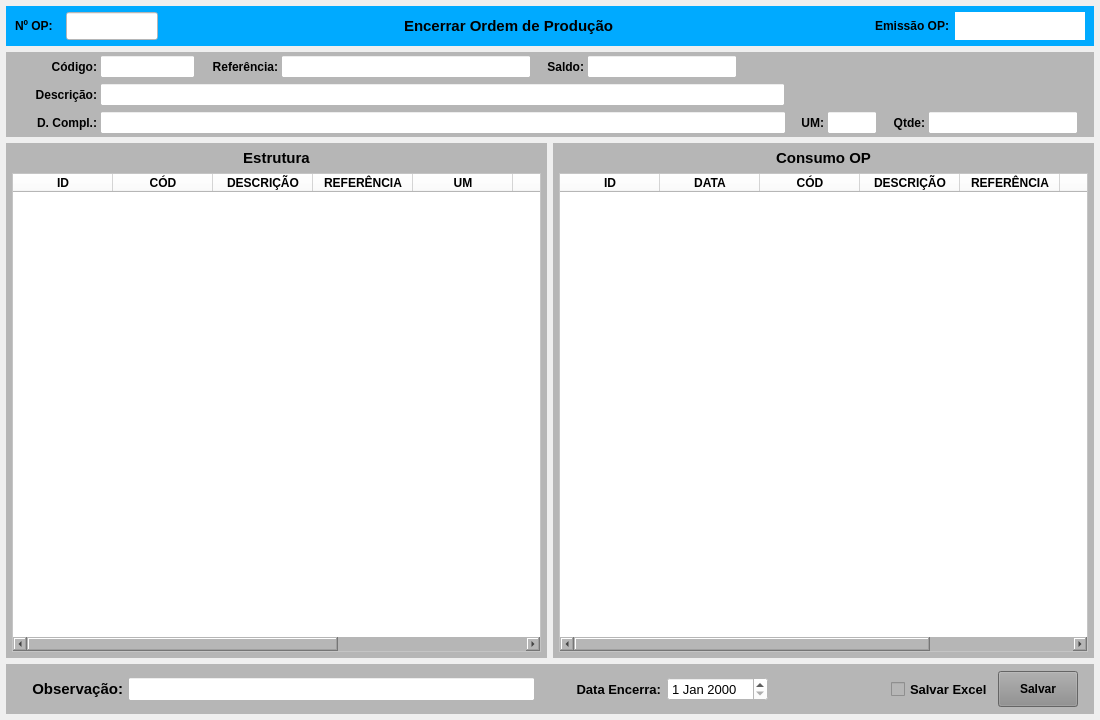
<?xml version="1.0" encoding="UTF-8"?>
<ui version="4.0">
 <class>MainWindow</class>
 <widget class="QMainWindow" name="MainWindow">
  <property name="geometry">
   <rect>
    <x>0</x>
    <y>0</y>
    <width>1100</width>
    <height>720</height>
   </rect>
  </property>
  <property name="windowTitle">
   <string>Encerrar OP</string>
  </property>
  <widget class="QWidget" name="centralwidget">
   <layout class="QVBoxLayout" name="verticalLayout">
    <property name="spacing">
     <number>6</number>
    </property>
    <property name="leftMargin">
     <number>6</number>
    </property>
    <property name="topMargin">
     <number>6</number>
    </property>
    <property name="rightMargin">
     <number>6</number>
    </property>
    <property name="bottomMargin">
     <number>6</number>
    </property>
    <item>
     <widget class="QWidget" name="widget_cabecalho" native="true">
      <property name="sizePolicy">
       <sizepolicy hsizetype="Preferred" vsizetype="Fixed">
        <horstretch>0</horstretch>
        <verstretch>0</verstretch>
       </sizepolicy>
      </property>
      <property name="minimumSize">
       <size>
        <width>0</width>
        <height>40</height>
       </size>
      </property>
      <property name="maximumSize">
       <size>
        <width>16777215</width>
        <height>40</height>
       </size>
      </property>
      <property name="styleSheet">
       <string notr="true">background-color: rgb(0, 170, 255);</string>
      </property>
      <layout class="QHBoxLayout" name="horizontalLayout">
       <property name="topMargin">
        <number>6</number>
       </property>
       <property name="bottomMargin">
        <number>6</number>
       </property>
       <item>
        <widget class="QLabel" name="label_3">
         <property name="sizePolicy">
          <sizepolicy hsizetype="Minimum" vsizetype="Preferred">
           <horstretch>0</horstretch>
           <verstretch>0</verstretch>
          </sizepolicy>
         </property>
         <property name="minimumSize">
          <size>
           <width>45</width>
           <height>0</height>
          </size>
         </property>
         <property name="maximumSize">
          <size>
           <width>45</width>
           <height>16777215</height>
          </size>
         </property>
         <property name="font">
          <font>
           <pointsize>9</pointsize>
           <weight>75</weight>
           <bold>true</bold>
          </font>
         </property>
         <property name="text">
          <string>Nº OP:</string>
         </property>
         <property name="alignment">
          <set>Qt::AlignLeading|Qt::AlignLeft|Qt::AlignVCenter</set>
         </property>
        </widget>
       </item>
       <item>
        <widget class="QLineEdit" name="line_Num_OP">
         <property name="sizePolicy">
          <sizepolicy hsizetype="Fixed" vsizetype="Preferred">
           <horstretch>0</horstretch>
           <verstretch>0</verstretch>
          </sizepolicy>
         </property>
         <property name="maximumSize">
          <size>
           <width>92</width>
           <height>16777215</height>
          </size>
         </property>
         <property name="font">
          <font>
           <pointsize>12</pointsize>
          </font>
         </property>
         <property name="styleSheet">
          <string notr="true">background-color: rgb(255, 255, 255);</string>
         </property>
         <property name="inputMask">
          <string/>
         </property>
         <property name="text">
          <string/>
         </property>
         <property name="frame">
          <bool>true</bool>
         </property>
         <property name="echoMode">
          <enum>QLineEdit::Normal</enum>
         </property>
         <property name="alignment">
          <set>Qt::AlignCenter</set>
         </property>
         <property name="dragEnabled">
          <bool>false</bool>
         </property>
         <property name="placeholderText">
          <string/>
         </property>
        </widget>
       </item>
       <item>
        <widget class="QLabel" name="label_13">
         <property name="sizePolicy">
          <sizepolicy hsizetype="Preferred" vsizetype="Preferred">
           <horstretch>0</horstretch>
           <verstretch>0</verstretch>
          </sizepolicy>
         </property>
         <property name="minimumSize">
          <size>
           <width>150</width>
           <height>0</height>
          </size>
         </property>
         <property name="font">
          <font>
           <pointsize>11</pointsize>
           <weight>75</weight>
           <bold>true</bold>
          </font>
         </property>
         <property name="text">
          <string>Encerrar Ordem de Produção</string>
         </property>
         <property name="alignment">
          <set>Qt::AlignCenter</set>
         </property>
        </widget>
       </item>
       <item>
        <widget class="QLabel" name="label_5">
         <property name="sizePolicy">
          <sizepolicy hsizetype="Fixed" vsizetype="Preferred">
           <horstretch>0</horstretch>
           <verstretch>0</verstretch>
          </sizepolicy>
         </property>
         <property name="minimumSize">
          <size>
           <width>90</width>
           <height>0</height>
          </size>
         </property>
         <property name="maximumSize">
          <size>
           <width>90</width>
           <height>16777215</height>
          </size>
         </property>
         <property name="font">
          <font>
           <pointsize>9</pointsize>
           <weight>75</weight>
           <bold>true</bold>
          </font>
         </property>
         <property name="text">
          <string>Emissão OP:</string>
         </property>
         <property name="alignment">
          <set>Qt::AlignRight|Qt::AlignTrailing|Qt::AlignVCenter</set>
         </property>
        </widget>
       </item>
       <item>
        <widget class="QLabel" name="label_Emissao">
         <property name="sizePolicy">
          <sizepolicy hsizetype="Fixed" vsizetype="Preferred">
           <horstretch>0</horstretch>
           <verstretch>0</verstretch>
          </sizepolicy>
         </property>
         <property name="minimumSize">
          <size>
           <width>130</width>
           <height>0</height>
          </size>
         </property>
         <property name="maximumSize">
          <size>
           <width>130</width>
           <height>16777215</height>
          </size>
         </property>
         <property name="font">
          <font>
           <pointsize>9</pointsize>
           <weight>75</weight>
           <bold>true</bold>
          </font>
         </property>
         <property name="styleSheet">
          <string notr="true">background-color: rgb(255, 255, 255);</string>
         </property>
         <property name="text">
          <string/>
         </property>
         <property name="alignment">
          <set>Qt::AlignCenter</set>
         </property>
        </widget>
       </item>
      </layout>
     </widget>
    </item>
    <item>
     <widget class="QWidget" name="widget_Cor1" native="true">
      <property name="sizePolicy">
       <sizepolicy hsizetype="Preferred" vsizetype="Fixed">
        <horstretch>0</horstretch>
        <verstretch>0</verstretch>
       </sizepolicy>
      </property>
      <property name="minimumSize">
       <size>
        <width>0</width>
        <height>85</height>
       </size>
      </property>
      <property name="maximumSize">
       <size>
        <width>16777215</width>
        <height>85</height>
       </size>
      </property>
      <property name="styleSheet">
       <string notr="true">background-color: rgb(182, 182, 182);</string>
      </property>
      <layout class="QVBoxLayout" name="verticalLayout_2">
       <property name="spacing">
        <number>1</number>
       </property>
       <property name="leftMargin">
        <number>1</number>
       </property>
       <property name="topMargin">
        <number>1</number>
       </property>
       <property name="rightMargin">
        <number>1</number>
       </property>
       <property name="bottomMargin">
        <number>1</number>
       </property>
       <item>
        <widget class="QWidget" name="widget_6" native="true">
         <property name="styleSheet">
          <string notr="true"/>
         </property>
         <layout class="QHBoxLayout" name="horizontalLayout_2">
          <property name="spacing">
           <number>3</number>
          </property>
          <property name="leftMargin">
           <number>15</number>
          </property>
          <property name="topMargin">
           <number>2</number>
          </property>
          <property name="rightMargin">
           <number>15</number>
          </property>
          <property name="bottomMargin">
           <number>2</number>
          </property>
          <item>
           <widget class="QLabel" name="label_12">
            <property name="sizePolicy">
             <sizepolicy hsizetype="Fixed" vsizetype="Preferred">
              <horstretch>0</horstretch>
              <verstretch>0</verstretch>
             </sizepolicy>
            </property>
            <property name="minimumSize">
             <size>
              <width>75</width>
              <height>0</height>
             </size>
            </property>
            <property name="maximumSize">
             <size>
              <width>75</width>
              <height>16777215</height>
             </size>
            </property>
            <property name="font">
             <font>
              <pointsize>9</pointsize>
              <weight>75</weight>
              <bold>true</bold>
             </font>
            </property>
            <property name="text">
             <string>Código:</string>
            </property>
            <property name="alignment">
             <set>Qt::AlignRight|Qt::AlignTrailing|Qt::AlignVCenter</set>
            </property>
           </widget>
          </item>
          <item>
           <widget class="QLineEdit" name="line_Codigo">
            <property name="sizePolicy">
             <sizepolicy hsizetype="Maximum" vsizetype="Preferred">
              <horstretch>0</horstretch>
              <verstretch>0</verstretch>
             </sizepolicy>
            </property>
            <property name="maximumSize">
             <size>
              <width>95</width>
              <height>16777215</height>
             </size>
            </property>
            <property name="font">
             <font>
              <pointsize>9</pointsize>
             </font>
            </property>
            <property name="styleSheet">
             <string notr="true">background-color: rgb(255, 255, 255);</string>
            </property>
            <property name="alignment">
             <set>Qt::AlignCenter</set>
            </property>
           </widget>
          </item>
          <item>
           <widget class="QLabel" name="label_16">
            <property name="sizePolicy">
             <sizepolicy hsizetype="Fixed" vsizetype="Preferred">
              <horstretch>0</horstretch>
              <verstretch>0</verstretch>
             </sizepolicy>
            </property>
            <property name="maximumSize">
             <size>
              <width>80</width>
              <height>16777215</height>
             </size>
            </property>
            <property name="font">
             <font>
              <pointsize>9</pointsize>
              <weight>75</weight>
              <bold>true</bold>
             </font>
            </property>
            <property name="text">
             <string>Referência:</string>
            </property>
            <property name="alignment">
             <set>Qt::AlignRight|Qt::AlignTrailing|Qt::AlignVCenter</set>
            </property>
           </widget>
          </item>
          <item>
           <widget class="QLineEdit" name="line_Referencia">
            <property name="sizePolicy">
             <sizepolicy hsizetype="Maximum" vsizetype="Preferred">
              <horstretch>0</horstretch>
              <verstretch>0</verstretch>
             </sizepolicy>
            </property>
            <property name="maximumSize">
             <size>
              <width>250</width>
              <height>16777215</height>
             </size>
            </property>
            <property name="font">
             <font>
              <pointsize>9</pointsize>
             </font>
            </property>
            <property name="styleSheet">
             <string notr="true">background-color: rgb(255, 255, 255);</string>
            </property>
            <property name="readOnly">
             <bool>true</bool>
            </property>
           </widget>
          </item>
          <item>
           <widget class="QLabel" name="label_18">
            <property name="sizePolicy">
             <sizepolicy hsizetype="Fixed" vsizetype="Preferred">
              <horstretch>0</horstretch>
              <verstretch>0</verstretch>
             </sizepolicy>
            </property>
            <property name="maximumSize">
             <size>
              <width>50</width>
              <height>16777215</height>
             </size>
            </property>
            <property name="font">
             <font>
              <pointsize>9</pointsize>
              <weight>75</weight>
              <bold>true</bold>
             </font>
            </property>
            <property name="text">
             <string>Saldo:</string>
            </property>
            <property name="alignment">
             <set>Qt::AlignRight|Qt::AlignTrailing|Qt::AlignVCenter</set>
            </property>
           </widget>
          </item>
          <item>
           <widget class="QLineEdit" name="line_Saldo">
            <property name="sizePolicy">
             <sizepolicy hsizetype="Maximum" vsizetype="Preferred">
              <horstretch>0</horstretch>
              <verstretch>0</verstretch>
             </sizepolicy>
            </property>
            <property name="maximumSize">
             <size>
              <width>150</width>
              <height>16777215</height>
             </size>
            </property>
            <property name="font">
             <font>
              <pointsize>9</pointsize>
             </font>
            </property>
            <property name="cursor">
             <cursorShape>IBeamCursor</cursorShape>
            </property>
            <property name="styleSheet">
             <string notr="true">background-color: rgb(255, 255, 255);</string>
            </property>
            <property name="inputMask">
             <string/>
            </property>
            <property name="text">
             <string/>
            </property>
            <property name="frame">
             <bool>true</bool>
            </property>
            <property name="echoMode">
             <enum>QLineEdit::Normal</enum>
            </property>
            <property name="alignment">
             <set>Qt::AlignCenter</set>
            </property>
            <property name="readOnly">
             <bool>true</bool>
            </property>
           </widget>
          </item>
          <item>
           <widget class="QLabel" name="label_2">
            <property name="text">
             <string/>
            </property>
           </widget>
          </item>
         </layout>
        </widget>
       </item>
       <item>
        <widget class="QWidget" name="widget_7" native="true">
         <property name="styleSheet">
          <string notr="true"/>
         </property>
         <layout class="QHBoxLayout" name="horizontalLayout_3">
          <property name="spacing">
           <number>3</number>
          </property>
          <property name="leftMargin">
           <number>15</number>
          </property>
          <property name="topMargin">
           <number>2</number>
          </property>
          <property name="rightMargin">
           <number>15</number>
          </property>
          <property name="bottomMargin">
           <number>2</number>
          </property>
          <item>
           <widget class="QLabel" name="label_15">
            <property name="sizePolicy">
             <sizepolicy hsizetype="Maximum" vsizetype="Preferred">
              <horstretch>0</horstretch>
              <verstretch>0</verstretch>
             </sizepolicy>
            </property>
            <property name="minimumSize">
             <size>
              <width>75</width>
              <height>0</height>
             </size>
            </property>
            <property name="maximumSize">
             <size>
              <width>75</width>
              <height>16777215</height>
             </size>
            </property>
            <property name="font">
             <font>
              <pointsize>9</pointsize>
              <weight>75</weight>
              <bold>true</bold>
             </font>
            </property>
            <property name="text">
             <string>Descrição:</string>
            </property>
            <property name="alignment">
             <set>Qt::AlignRight|Qt::AlignTrailing|Qt::AlignVCenter</set>
            </property>
           </widget>
          </item>
          <item>
           <widget class="QLineEdit" name="line_Descricao">
            <property name="sizePolicy">
             <sizepolicy hsizetype="Minimum" vsizetype="Preferred">
              <horstretch>0</horstretch>
              <verstretch>0</verstretch>
             </sizepolicy>
            </property>
            <property name="minimumSize">
             <size>
              <width>345</width>
              <height>0</height>
             </size>
            </property>
            <property name="font">
             <font>
              <pointsize>9</pointsize>
             </font>
            </property>
            <property name="styleSheet">
             <string notr="true">background-color: rgb(255, 255, 255);</string>
            </property>
            <property name="readOnly">
             <bool>true</bool>
            </property>
           </widget>
          </item>
          <item>
           <widget class="QLabel" name="label">
            <property name="maximumSize">
             <size>
              <width>290</width>
              <height>16777215</height>
             </size>
            </property>
            <property name="text">
             <string/>
            </property>
           </widget>
          </item>
         </layout>
        </widget>
       </item>
       <item>
        <widget class="QWidget" name="widget_8" native="true">
         <property name="styleSheet">
          <string notr="true"/>
         </property>
         <layout class="QHBoxLayout" name="horizontalLayout_4">
          <property name="spacing">
           <number>3</number>
          </property>
          <property name="leftMargin">
           <number>15</number>
          </property>
          <property name="topMargin">
           <number>2</number>
          </property>
          <property name="rightMargin">
           <number>15</number>
          </property>
          <property name="bottomMargin">
           <number>2</number>
          </property>
          <item>
           <widget class="QLabel" name="label_22">
            <property name="sizePolicy">
             <sizepolicy hsizetype="Fixed" vsizetype="Preferred">
              <horstretch>0</horstretch>
              <verstretch>0</verstretch>
             </sizepolicy>
            </property>
            <property name="minimumSize">
             <size>
              <width>75</width>
              <height>0</height>
             </size>
            </property>
            <property name="maximumSize">
             <size>
              <width>75</width>
              <height>16777215</height>
             </size>
            </property>
            <property name="font">
             <font>
              <pointsize>9</pointsize>
              <weight>75</weight>
              <bold>true</bold>
             </font>
            </property>
            <property name="text">
             <string>D. Compl.:</string>
            </property>
            <property name="alignment">
             <set>Qt::AlignRight|Qt::AlignTrailing|Qt::AlignVCenter</set>
            </property>
           </widget>
          </item>
          <item>
           <widget class="QLineEdit" name="line_Compl">
            <property name="sizePolicy">
             <sizepolicy hsizetype="Minimum" vsizetype="Preferred">
              <horstretch>0</horstretch>
              <verstretch>0</verstretch>
             </sizepolicy>
            </property>
            <property name="minimumSize">
             <size>
              <width>345</width>
              <height>0</height>
             </size>
            </property>
            <property name="font">
             <font>
              <pointsize>9</pointsize>
             </font>
            </property>
            <property name="styleSheet">
             <string notr="true">background-color: rgb(255, 255, 255);</string>
            </property>
            <property name="readOnly">
             <bool>true</bool>
            </property>
           </widget>
          </item>
          <item>
           <widget class="QLabel" name="label_19">
            <property name="sizePolicy">
             <sizepolicy hsizetype="Fixed" vsizetype="Preferred">
              <horstretch>0</horstretch>
              <verstretch>0</verstretch>
             </sizepolicy>
            </property>
            <property name="maximumSize">
             <size>
              <width>35</width>
              <height>16777215</height>
             </size>
            </property>
            <property name="font">
             <font>
              <pointsize>9</pointsize>
              <weight>75</weight>
              <bold>true</bold>
             </font>
            </property>
            <property name="text">
             <string>UM:</string>
            </property>
            <property name="alignment">
             <set>Qt::AlignRight|Qt::AlignTrailing|Qt::AlignVCenter</set>
            </property>
           </widget>
          </item>
          <item>
           <widget class="QLineEdit" name="line_UM">
            <property name="sizePolicy">
             <sizepolicy hsizetype="Maximum" vsizetype="Preferred">
              <horstretch>0</horstretch>
              <verstretch>0</verstretch>
             </sizepolicy>
            </property>
            <property name="maximumSize">
             <size>
              <width>50</width>
              <height>16777215</height>
             </size>
            </property>
            <property name="font">
             <font>
              <pointsize>9</pointsize>
             </font>
            </property>
            <property name="cursor">
             <cursorShape>IBeamCursor</cursorShape>
            </property>
            <property name="styleSheet">
             <string notr="true">background-color: rgb(255, 255, 255);</string>
            </property>
            <property name="inputMask">
             <string/>
            </property>
            <property name="text">
             <string/>
            </property>
            <property name="frame">
             <bool>true</bool>
            </property>
            <property name="echoMode">
             <enum>QLineEdit::Normal</enum>
            </property>
            <property name="alignment">
             <set>Qt::AlignCenter</set>
            </property>
            <property name="readOnly">
             <bool>true</bool>
            </property>
           </widget>
          </item>
          <item>
           <widget class="QLabel" name="label_14">
            <property name="sizePolicy">
             <sizepolicy hsizetype="Fixed" vsizetype="Preferred">
              <horstretch>0</horstretch>
              <verstretch>0</verstretch>
             </sizepolicy>
            </property>
            <property name="maximumSize">
             <size>
              <width>45</width>
              <height>16777215</height>
             </size>
            </property>
            <property name="font">
             <font>
              <pointsize>9</pointsize>
              <weight>75</weight>
              <bold>true</bold>
             </font>
            </property>
            <property name="text">
             <string>Qtde:</string>
            </property>
            <property name="alignment">
             <set>Qt::AlignRight|Qt::AlignTrailing|Qt::AlignVCenter</set>
            </property>
           </widget>
          </item>
          <item>
           <widget class="QLineEdit" name="line_Qtde">
            <property name="sizePolicy">
             <sizepolicy hsizetype="Maximum" vsizetype="Preferred">
              <horstretch>0</horstretch>
              <verstretch>0</verstretch>
             </sizepolicy>
            </property>
            <property name="maximumSize">
             <size>
              <width>150</width>
              <height>16777215</height>
             </size>
            </property>
            <property name="font">
             <font>
              <pointsize>9</pointsize>
             </font>
            </property>
            <property name="cursor">
             <cursorShape>IBeamCursor</cursorShape>
            </property>
            <property name="styleSheet">
             <string notr="true">background-color: rgb(255, 255, 255);</string>
            </property>
            <property name="inputMask">
             <string/>
            </property>
            <property name="text">
             <string/>
            </property>
            <property name="frame">
             <bool>true</bool>
            </property>
            <property name="echoMode">
             <enum>QLineEdit::Normal</enum>
            </property>
            <property name="alignment">
             <set>Qt::AlignCenter</set>
            </property>
           </widget>
          </item>
         </layout>
        </widget>
       </item>
      </layout>
     </widget>
    </item>
    <item>
     <widget class="QWidget" name="widget" native="true">
      <layout class="QHBoxLayout" name="horizontalLayout_5">
       <property name="leftMargin">
        <number>0</number>
       </property>
       <property name="topMargin">
        <number>0</number>
       </property>
       <property name="rightMargin">
        <number>0</number>
       </property>
       <property name="bottomMargin">
        <number>0</number>
       </property>
       <item>
        <widget class="QWidget" name="widget_Cor2" native="true">
         <property name="styleSheet">
          <string notr="true">background-color: rgb(182, 182, 182);</string>
         </property>
         <layout class="QVBoxLayout" name="verticalLayout_4">
          <property name="leftMargin">
           <number>6</number>
          </property>
          <property name="topMargin">
           <number>6</number>
          </property>
          <property name="rightMargin">
           <number>6</number>
          </property>
          <property name="bottomMargin">
           <number>6</number>
          </property>
          <item>
           <widget class="QLabel" name="label_7">
            <property name="font">
             <font>
              <pointsize>11</pointsize>
              <weight>75</weight>
              <bold>true</bold>
             </font>
            </property>
            <property name="text">
             <string>Estrutura</string>
            </property>
            <property name="alignment">
             <set>Qt::AlignCenter</set>
            </property>
           </widget>
          </item>
          <item>
           <widget class="QTableWidget" name="table_Estrutura">
            <property name="styleSheet">
             <string notr="true">background-color: rgb(255, 255, 255);</string>
            </property>
            <column>
             <property name="text">
              <string>ID</string>
             </property>
             <property name="font">
              <font>
               <weight>75</weight>
               <bold>true</bold>
              </font>
             </property>
            </column>
            <column>
             <property name="text">
              <string>CÓD</string>
             </property>
             <property name="font">
              <font>
               <weight>75</weight>
               <bold>true</bold>
              </font>
             </property>
             <property name="textAlignment">
              <set>AlignCenter</set>
             </property>
            </column>
            <column>
             <property name="text">
              <string>DESCRIÇÃO</string>
             </property>
             <property name="font">
              <font>
               <weight>75</weight>
               <bold>true</bold>
              </font>
             </property>
             <property name="textAlignment">
              <set>AlignCenter</set>
             </property>
            </column>
            <column>
             <property name="text">
              <string>REFERÊNCIA</string>
             </property>
             <property name="font">
              <font>
               <weight>75</weight>
               <bold>true</bold>
              </font>
             </property>
             <property name="textAlignment">
              <set>AlignCenter</set>
             </property>
            </column>
            <column>
             <property name="text">
              <string>UM</string>
             </property>
             <property name="font">
              <font>
               <weight>75</weight>
               <bold>true</bold>
              </font>
             </property>
             <property name="textAlignment">
              <set>AlignCenter</set>
             </property>
            </column>
            <column>
             <property name="text">
              <string>QTDE</string>
             </property>
             <property name="font">
              <font>
               <weight>75</weight>
               <bold>true</bold>
              </font>
             </property>
             <property name="textAlignment">
              <set>AlignCenter</set>
             </property>
            </column>
            <column>
             <property name="text">
              <string>LOCAL</string>
             </property>
             <property name="font">
              <font>
               <weight>75</weight>
               <bold>true</bold>
              </font>
             </property>
             <property name="textAlignment">
              <set>AlignCenter</set>
             </property>
            </column>
            <column>
             <property name="text">
              <string>SALDO</string>
             </property>
             <property name="font">
              <font>
               <weight>75</weight>
               <bold>true</bold>
              </font>
             </property>
             <property name="textAlignment">
              <set>AlignCenter</set>
             </property>
            </column>
           </widget>
          </item>
         </layout>
        </widget>
       </item>
       <item>
        <widget class="QWidget" name="widget_Cor3" native="true">
         <property name="styleSheet">
          <string notr="true">background-color: rgb(182, 182, 182);</string>
         </property>
         <layout class="QVBoxLayout" name="verticalLayout_3">
          <property name="leftMargin">
           <number>6</number>
          </property>
          <property name="topMargin">
           <number>6</number>
          </property>
          <property name="rightMargin">
           <number>6</number>
          </property>
          <property name="bottomMargin">
           <number>6</number>
          </property>
          <item>
           <widget class="QLabel" name="label_8">
            <property name="font">
             <font>
              <pointsize>11</pointsize>
              <weight>75</weight>
              <bold>true</bold>
             </font>
            </property>
            <property name="text">
             <string>Consumo OP</string>
            </property>
            <property name="alignment">
             <set>Qt::AlignCenter</set>
            </property>
           </widget>
          </item>
          <item>
           <widget class="QTableWidget" name="table_ConsumoOS">
            <property name="styleSheet">
             <string notr="true">background-color: rgb(255, 255, 255);</string>
            </property>
            <column>
             <property name="text">
              <string>ID</string>
             </property>
             <property name="font">
              <font>
               <weight>75</weight>
               <bold>true</bold>
              </font>
             </property>
            </column>
            <column>
             <property name="text">
              <string>DATA</string>
             </property>
             <property name="font">
              <font>
               <weight>75</weight>
               <bold>true</bold>
              </font>
             </property>
            </column>
            <column>
             <property name="text">
              <string>CÓD</string>
             </property>
             <property name="font">
              <font>
               <weight>75</weight>
               <bold>true</bold>
              </font>
             </property>
            </column>
            <column>
             <property name="text">
              <string>DESCRIÇÃO</string>
             </property>
             <property name="font">
              <font>
               <weight>75</weight>
               <bold>true</bold>
              </font>
             </property>
            </column>
            <column>
             <property name="text">
              <string>REFERÊNCIA</string>
             </property>
             <property name="font">
              <font>
               <weight>75</weight>
               <bold>true</bold>
              </font>
             </property>
            </column>
            <column>
             <property name="text">
              <string>UM</string>
             </property>
             <property name="font">
              <font>
               <weight>75</weight>
               <bold>true</bold>
              </font>
             </property>
            </column>
            <column>
             <property name="text">
              <string>QTDE</string>
             </property>
             <property name="font">
              <font>
               <weight>75</weight>
               <bold>true</bold>
              </font>
             </property>
            </column>
           </widget>
          </item>
         </layout>
        </widget>
       </item>
      </layout>
     </widget>
    </item>
    <item>
     <widget class="QWidget" name="widget_Cor4" native="true">
      <property name="sizePolicy">
       <sizepolicy hsizetype="Preferred" vsizetype="Fixed">
        <horstretch>0</horstretch>
        <verstretch>0</verstretch>
       </sizepolicy>
      </property>
      <property name="minimumSize">
       <size>
        <width>0</width>
        <height>50</height>
       </size>
      </property>
      <property name="maximumSize">
       <size>
        <width>16777215</width>
        <height>50</height>
       </size>
      </property>
      <property name="styleSheet">
       <string notr="true">background-color: rgb(182, 182, 182);</string>
      </property>
      <layout class="QHBoxLayout" name="horizontalLayout_21">
       <property name="spacing">
        <number>1</number>
       </property>
       <property name="leftMargin">
        <number>1</number>
       </property>
       <property name="topMargin">
        <number>1</number>
       </property>
       <property name="rightMargin">
        <number>1</number>
       </property>
       <property name="bottomMargin">
        <number>1</number>
       </property>
       <item>
        <widget class="QWidget" name="widget_24" native="true">
         <property name="styleSheet">
          <string notr="true"/>
         </property>
         <layout class="QHBoxLayout" name="horizontalLayout_23">
          <property name="spacing">
           <number>5</number>
          </property>
          <property name="leftMargin">
           <number>15</number>
          </property>
          <property name="topMargin">
           <number>12</number>
          </property>
          <property name="rightMargin">
           <number>15</number>
          </property>
          <property name="bottomMargin">
           <number>12</number>
          </property>
          <item>
           <widget class="QLabel" name="label_28">
            <property name="sizePolicy">
             <sizepolicy hsizetype="Fixed" vsizetype="Preferred">
              <horstretch>0</horstretch>
              <verstretch>0</verstretch>
             </sizepolicy>
            </property>
            <property name="minimumSize">
             <size>
              <width>0</width>
              <height>0</height>
             </size>
            </property>
            <property name="maximumSize">
             <size>
              <width>101</width>
              <height>16777215</height>
             </size>
            </property>
            <property name="font">
             <font>
              <pointsize>11</pointsize>
              <weight>75</weight>
              <bold>true</bold>
             </font>
            </property>
            <property name="text">
             <string>Observação:</string>
            </property>
            <property name="alignment">
             <set>Qt::AlignRight|Qt::AlignTrailing|Qt::AlignVCenter</set>
            </property>
           </widget>
          </item>
          <item>
           <widget class="QLineEdit" name="line_Obs">
            <property name="sizePolicy">
             <sizepolicy hsizetype="Preferred" vsizetype="Preferred">
              <horstretch>0</horstretch>
              <verstretch>0</verstretch>
             </sizepolicy>
            </property>
            <property name="font">
             <font>
              <pointsize>9</pointsize>
             </font>
            </property>
            <property name="cursor">
             <cursorShape>IBeamCursor</cursorShape>
            </property>
            <property name="styleSheet">
             <string notr="true">background-color: rgb(255, 255, 255);</string>
            </property>
            <property name="inputMask">
             <string/>
            </property>
            <property name="text">
             <string/>
            </property>
            <property name="maxLength">
             <number>110</number>
            </property>
            <property name="frame">
             <bool>true</bool>
            </property>
            <property name="echoMode">
             <enum>QLineEdit::Normal</enum>
            </property>
            <property name="alignment">
             <set>Qt::AlignLeading|Qt::AlignLeft|Qt::AlignVCenter</set>
            </property>
           </widget>
          </item>
         </layout>
        </widget>
       </item>
       <item>
        <widget class="QWidget" name="widget_25" native="true">
         <property name="styleSheet">
          <string notr="true"/>
         </property>
         <layout class="QHBoxLayout" name="horizontalLayout_24">
          <property name="spacing">
           <number>6</number>
          </property>
          <property name="leftMargin">
           <number>15</number>
          </property>
          <property name="topMargin">
           <number>6</number>
          </property>
          <property name="rightMargin">
           <number>15</number>
          </property>
          <property name="bottomMargin">
           <number>6</number>
          </property>
          <item>
           <widget class="QLabel" name="label_17">
            <property name="sizePolicy">
             <sizepolicy hsizetype="Fixed" vsizetype="Preferred">
              <horstretch>0</horstretch>
              <verstretch>0</verstretch>
             </sizepolicy>
            </property>
            <property name="maximumSize">
             <size>
              <width>95</width>
              <height>16777215</height>
             </size>
            </property>
            <property name="font">
             <font>
              <pointsize>10</pointsize>
              <weight>75</weight>
              <bold>true</bold>
             </font>
            </property>
            <property name="text">
             <string>Data Encerra:</string>
            </property>
            <property name="alignment">
             <set>Qt::AlignRight|Qt::AlignTrailing|Qt::AlignVCenter</set>
            </property>
           </widget>
          </item>
          <item>
           <widget class="QDateEdit" name="date_Encerra">
            <property name="sizePolicy">
             <sizepolicy hsizetype="Fixed" vsizetype="Fixed">
              <horstretch>0</horstretch>
              <verstretch>0</verstretch>
             </sizepolicy>
            </property>
            <property name="maximumSize">
             <size>
              <width>101</width>
              <height>24</height>
             </size>
            </property>
            <property name="font">
             <font>
              <pointsize>10</pointsize>
             </font>
            </property>
            <property name="styleSheet">
             <string notr="true">background-color: rgb(255, 255, 255);</string>
            </property>
           </widget>
          </item>
          <item>
           <widget class="QLabel" name="label_40">
            <property name="text">
             <string/>
            </property>
           </widget>
          </item>
          <item>
           <widget class="QCheckBox" name="checkBox_Excel">
            <property name="enabled">
             <bool>true</bool>
            </property>
            <property name="sizePolicy">
             <sizepolicy hsizetype="Fixed" vsizetype="Preferred">
              <horstretch>0</horstretch>
              <verstretch>0</verstretch>
             </sizepolicy>
            </property>
            <property name="maximumSize">
             <size>
              <width>101</width>
              <height>16777215</height>
             </size>
            </property>
            <property name="font">
             <font>
              <pointsize>10</pointsize>
              <weight>75</weight>
              <bold>true</bold>
             </font>
            </property>
            <property name="text">
             <string>Salvar Excel</string>
            </property>
            <property name="checkable">
             <bool>true</bool>
            </property>
            <property name="checked">
             <bool>false</bool>
            </property>
           </widget>
          </item>
          <item>
           <widget class="QPushButton" name="btn_Salvar">
            <property name="sizePolicy">
             <sizepolicy hsizetype="Fixed" vsizetype="Preferred">
              <horstretch>0</horstretch>
              <verstretch>0</verstretch>
             </sizepolicy>
            </property>
            <property name="maximumSize">
             <size>
              <width>80</width>
              <height>16777215</height>
             </size>
            </property>
            <property name="font">
             <font>
              <pointsize>9</pointsize>
              <weight>75</weight>
              <bold>true</bold>
             </font>
            </property>
            <property name="cursor">
             <cursorShape>PointingHandCursor</cursorShape>
            </property>
            <property name="styleSheet">
             <string notr="true">background-color: rgb(141, 141, 141);</string>
            </property>
            <property name="text">
             <string>Salvar</string>
            </property>
           </widget>
          </item>
         </layout>
        </widget>
       </item>
      </layout>
     </widget>
    </item>
   </layout>
  </widget>
 </widget>
 <resources/>
 <connections/>
</ui>
